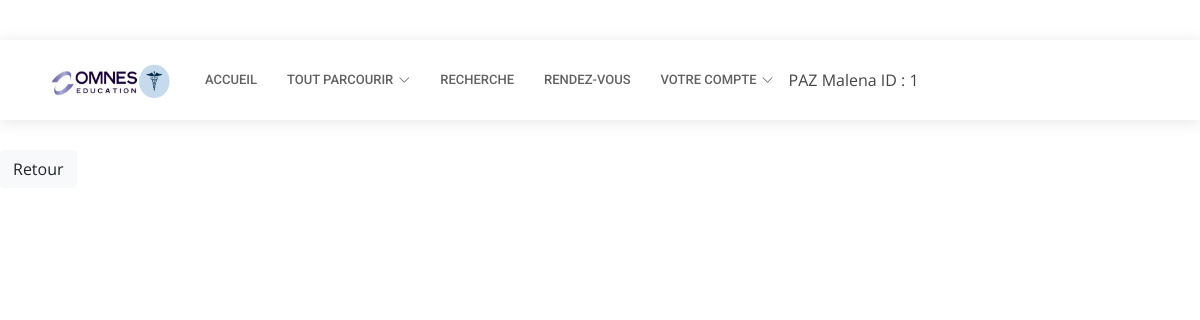
The page /AfficherRDV.php (signed in) on the database as committed earlier.
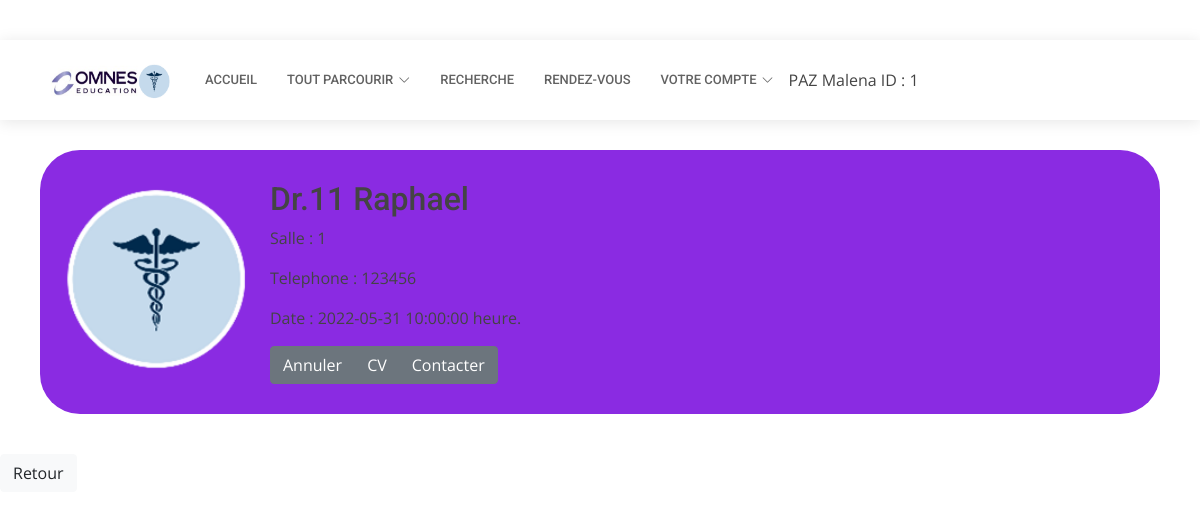
The same page on the database as committed later.
### tables this page shows
CREATE TABLE IF NOT EXISTS `rdv` (
  `NumRDV` int(11) NOT NULL AUTO_INCREMENT,
  `IDPatient` int(11) NOT NULL,
  `IDMedecin` int(11) NOT NULL,
  `Motif_RDV` varchar(100) NOT NULL,
  `Salle_RDV` varchar(20) NOT NULL,
  `Etat_RDV` tinyint(1) NOT NULL,
  `Type_RDV` varchar(50) NOT NULL,
  `prix` int(5) NOT NULL,
  `Date` datetime DEFAULT NULL,
  PRIMARY KEY (`NumRDV`)
);

CREATE TABLE IF NOT EXISTS `medecin` (
  `ID` int(20) NOT NULL AUTO_INCREMENT,
  `Nom` varchar(30) NOT NULL,
  `Prenom` varchar(30) NOT NULL,
  `Login` varchar(30) NOT NULL,
  `Mdp` varchar(30) NOT NULL,
  `Specialiste` tinyint(1) NOT NULL,
  `Email` varchar(50) NOT NULL,
  `Tel` varchar(30) NOT NULL,
  `Specialite` varchar(50) NOT NULL,
  `Photo` varchar(200) NOT NULL,
  `Salle` varchar(10) NOT NULL,
  PRIMARY KEY (`ID`)
);

### AfficherRDV.php (the view, shortened to what this page needs)
<?php
$loginpatient = $_SESSION["login"];
$mdppatient = $_SESSION["mdp"];
$Connexion = mysqli_connect('localhost', 'root', '', 'omnes sante');
$sql = "SELECT * FROM patient WHERE Login LIKE '$loginpatient' AND
 Mdp LIKE '$mdppatient'";
$result = mysqli_query($Connexion, $sql);
while ($data = mysqli_fetch_assoc($result)) {
  $idpatient = $data['IDpatient'];
  $nompatient = $data['NomPatient'];
  $prenompatient = $data['PrenomPatient'];
}
$sql = "SELECT * FROM rdv WHERE IDPatient LIKE '$idpatient' AND Etat_RDV LIKE '0'";
$result = mysqli_query($Connexion, $sql);
while ($data = mysqli_fetch_assoc($result)) {
  $idmed = $data['IDMedecin'];
  $salle = $data['Salle_RDV'];
}
$sql = "SELECT * FROM medecin WHERE ID LIKE '$idmed' ";
$result = mysqli_query($Connexion, $sql);
while ($data = mysqli_fetch_assoc($result)) {
  $prenommed = $data['Prenom'];
  $nommed = $data['Nom'];
  $telmed = $data['Tel'];
}
?>
<!doctype html>
<html lang="en">
<head>
  <link rel="stylesheet" href=https://stackpath.bootstrapcdn.com/bootstrap/4.3.1/css/bootstrap.min.css>
  <link href="MedGene.css" rel="stylesheet" type="text/css" />
  <link href="assets/vendor/fontawesome-free/css/all.min.css" rel="stylesheet">
  <link href="assets/vendor/animate.css/animate.min.css" rel="stylesheet">
  <link href="assets/vendor/aos/aos.css" rel="stylesheet">
  <link href="assets/vendor/bootstrap-icons/bootstrap-icons.css" rel="stylesheet">
  <link href="assets/vendor/boxicons/css/boxicons.min.css" rel="stylesheet">
  <link href="assets/vendor/glightbox/css/glightbox.min.css" rel="stylesheet">
  <link href="assets/vendor/swiper/swiper-bundle.min.css" rel="stylesheet">
  <link href="assets/css/style.css" rel="stylesheet">
</head>
<body>
  <header id="header" class="fixed-top">
    <div class="container d-flex align-items-center">
      <a href="index.html" class="logo me-auto"><img src="Omnes sante.png" alt="Omnes sante logo" height="280" width="130"></a>
      <nav id="navbar" class="navbar order-last order-lg-0">
        <ul>
          <li><a class="nav-link scrollto " href="accueilPat.php">Accueil</a></li>
          <li class="dropdown"><a href="#"><span>Tout parcourir</span> <i class="bi bi-chevron-down"></i></a>
          </li>
          <li><a class="nav-link scrollto" href="#services">Recherche</a></li>
          <li><a class="nav-link scrollto" href="#departments">Rendez-vous</a></li>
          <li class="dropdown"><a href="#"><span>Votre compte</span><i class="bi bi-chevron-down"></i></a>
          </li>
          <div class="col-sm">
            <?php echo $nompatient . ' ' . $prenompatient ?>
            <?php echo "ID : " . $idpatient ?>
          </div>
        </ul>
      </nav>
    </div>
  </header>
  <div id="SectionEnseignants">
    <?php
    $Connexion = mysqli_connect('localhost', 'root', '', 'omnes sante');
    $sql = "SELECT * FROM rdv WHERE IDPatient LIKE '$idpatient' AND Etat_RDV LIKE '0'";
    $result = mysqli_query($Connexion, $sql);
    while ($data = mysqli_fetch_assoc($result)) {
      $Numrdv = $data['NumRDV'];
      $date = $data['Date'];
      $idmed = $data['IDMedecin'];
      $sql = "SELECT * FROM medecin WHERE ID LIKE '$idmed' ";
      $result = mysqli_query($Connexion, $sql);
      while ($data = mysqli_fetch_assoc($result)) {
        $prenommed = $data['Prenom'];
        $nommed = $data['Nom'];
        $telmed = $data['Tel'];
      }
      echo '<div class="Enseignants">';
      echo ' <div class="row">';
      echo '<div class="PhotoID">';
      echo ' <a href="#"><img class="image" src="sante.png" alt="Photo profil" width ="200" height="200"/></a>';
      echo '</div>';
      echo '<div class="col-sm"> ';
      echo '<h2 href=""> Dr.' . $idmed . '   ' . $prenommed . '</h2>';
      echo '<div class="row">';
      echo '<div class="col-sm">';
      echo '<p>Salle : ' . $salle . '</p>';
      echo '</div>';
      echo '</div>';
      echo '<div class="row">';
      echo '<div class="col-sm">';
      echo '<p>Telephone : ' . $telmed . '</p>';
      echo '</div>';
      echo '</div>';
      echo '<div class="row">';
      echo '<div class="col-sm">';
      echo '<p>Date : ' . $date . ' heure.</p>';
      echo '</div>';
      echo '</div>';
      echo '<div class="col-sm">';
      echo '<div class="row" >';
      echo '<div class="btn-group" role="group" aria-label="Basic example">';
      echo '<a role="button" class="btn btn-secondary" href="AnnulerRDV.php?nom=' . $nommed . '& prenom=' . $prenommed . '& idrdv=' . $Numrdv . '">Annuler</a>';
      echo '<a role="button" class="btn btn-secondary" href="">CV</a>';
      echo '<a role="button" class="btn btn-secondary" href="">Contacter</a>';
      echo '</div>';
      echo '</div></div>';
      echo '</div>';
      echo '</div>';
      echo '</div>';
    }
    ?>
  </div>
  <a role="button" class="btn btn-light" href="accueil.html">Retour</a>
</body>
</html>

Rows that differ between the two databases and show on the page:
added rdv: IDMedecin "11", IDMedecin.Prenom "Raphael", IDMedecin.Tel "123456", Date "2022-05-31 10:00:00"
added rdv: Salle_RDV "1"
